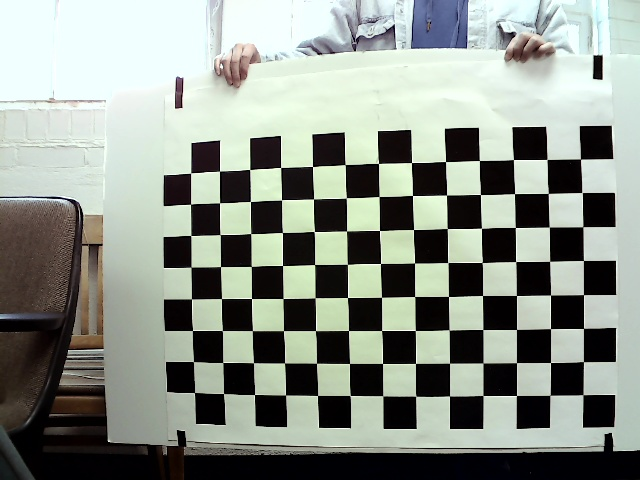
#> input picture saved_image/calib_00000.jpg, 640 x 480 px; its folder holds only this picture in this run
$ python Calibration.py
#> lines starting #> are read from the running program, lines starting #| are printed output that depends on the picture; after the words box and inside, x2 and y2 are one past the last pixel; in counts of white or black regions, pixels touching at a corner belong together
import cv2
import numpy as np
import glob
import os

# ==============================
# Parameters (CHANGE THESE)
# ==============================
CHECKERBOARD = (13, 8)          # inner corners (columns, rows)
SQUARE_SIZE = 0.066          # meters (or any unit, but be consistent)
IMAGE_DIR = "./saved_image/"

# ==============================
# Prepare object points
# ==============================
objp = np.zeros((CHECKERBOARD[0] * CHECKERBOARD[1], 3), np.float32)
objp[:, :2] = np.mgrid[0:CHECKERBOARD[0],
                       0:CHECKERBOARD[1]].T.reshape(-1, 2)
objp *= SQUARE_SIZE

objpoints = []  # 3D points
imgpoints = []  # 2D points
error_threshold = 0.3
# ==============================
# Load calibration images
# ==============================
images = os.listdir(IMAGE_DIR)
# images = ["/home/simmons/Downloads/test.png"]
for fname in images:
    fpath = os.path.join(IMAGE_DIR, fname)
    img = cv2.imread(fpath)
#> img is the input picture: shape (480, 640, 3); mean B, G, R 138, 146.7, 140
    gray = cv2.cvtColor(img, cv2.COLOR_BGR2GRAY)
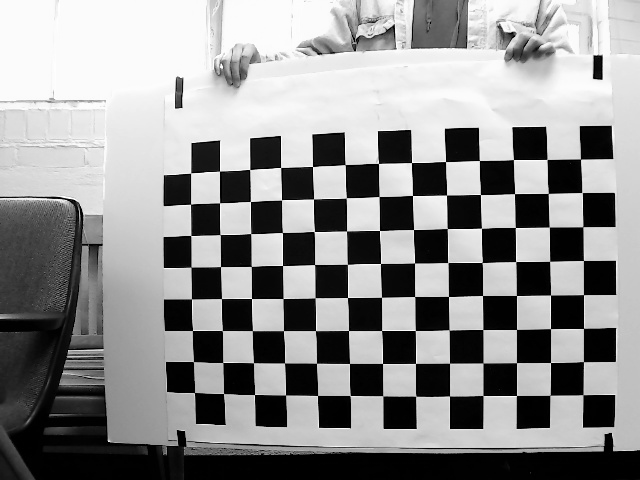
#> gray: shape (480, 640); min 0, max 255, mean 143.7

    ret, corners = cv2.findChessboardCorners(
        gray,
        CHECKERBOARD
    )
#> ret = True; corners = 104 rows, first 8: [582.8, 395.1], [549.9, 395.1], [516.5, 395.5], [483.1, 395.6], [449.5, 396.2], [416, 396.3], [382.8, 395.9], [350, 395.5]
    cv2.imshow("img", gray)
    cv2.waitKey(0)
    print(gray)
#> (printed output is left out)
    print(corners)
#> (printed output is left out)
    if ret:
        print(objp)
        objpoints.append(objp)
        print("detected corners")
        corners2 = cv2.cornerSubPix(
            gray,
            corners,
            (11, 11),
            (-1, -1),
            (cv2.TERM_CRITERIA_EPS + cv2.TERM_CRITERIA_MAX_ITER, 30, 0.001)
        )
#> corners2 = 104 rows, first 8: [583, 394.7], [550.1, 395.3], [516.4, 395.5], [483, 395.5], [449.5, 395.9], [415.6, 396.2], [382.8, 395.7], [350.3, 395.5]
        imgpoints.append(corners2)

        cv2.drawChessboardCorners(img, CHECKERBOARD, corners2, ret)
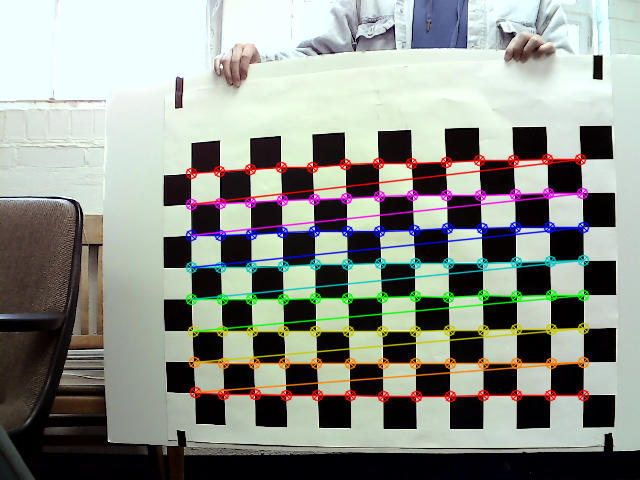
#> img: shape (480, 640, 3); 8.21% of pixels changed, all inside (x1, y1, x2, y2) = (185, 153, 590, 403)
        cv2.imshow("Detected Corners", img)
        cv2.waitKey(0)

cv2.destroyAllWindows()

# ==============================
# Camera calibration
# ==============================
ret, camera_matrix, dist_coeffs, rvecs, tvecs = cv2.calibrateCamera(
    objpoints,
    imgpoints,
    gray.shape[::-1],
    None,
    None
)
#> ret = 0.374; camera_matrix = [[735.7, 0, 332.5], [0, 736.9, 277.2], [0, 0, 1]]; dist_coeffs = [[-0.397, 1.12, 0.000994, 0.0137, -3.82]]; rvecs = ([0.234, -0.0355, 3.12],); tvecs = ([0.491, 0.231, 1.4],)

print("Reprojection error:", ret)
print("\nCamera matrix:\n", camera_matrix)
print("\nDistortion coefficients:\n", dist_coeffs)

# ==============================
# Save calibration
# ==============================
np.savez(
    "No1_camera.npz",
    camera_matrix=camera_matrix,
    dist_coeffs=dist_coeffs
)

$ run again, on saved_image/calib_00005.jpg
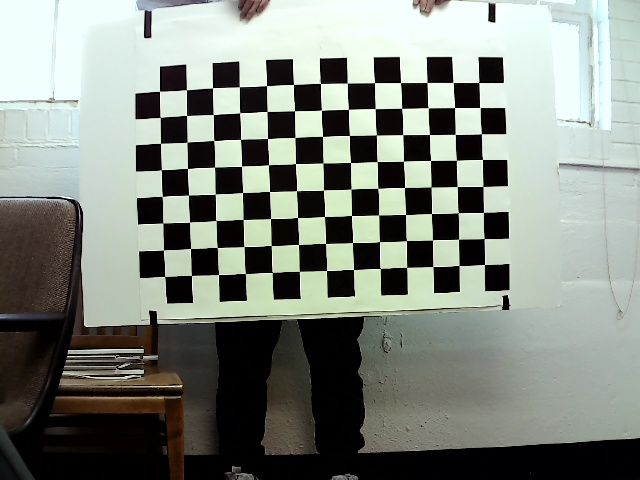
#> input picture saved_image/calib_00005.jpg, 640 x 480 px
#> img is the input picture: shape (480, 640, 3); mean B, G, R 127, 135.3, 128.9
#> `gray = cv2.cvtColor(img, cv2.COLOR_BGR2GRAY)`:
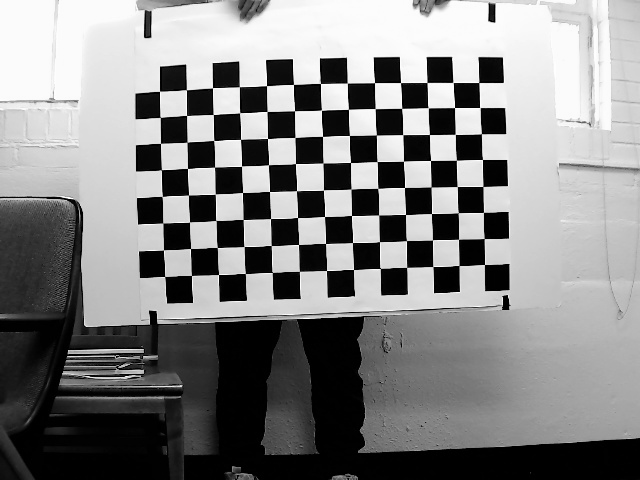
#> gray: shape (480, 640); min 0, max 254, mean 132.4
#> `ret, corners = cv2.findChessboardCorners( gray, CHECKERBOARD )`: ret = True; corners = 104 rows, first 8: [484.5, 264.5], [459, 265.6], [432.8, 266.6], [406.7, 267.4], [380.1, 268.4], [353.5, 269.6], [326.5, 270.5], [299.4, 271.3]
#> (printed output is left out)
#> (printed output is left out)
#> corners2 = 104 rows, first 8: [484.5, 264.5], [459, 265.5], [432.8, 266.5], [406.6, 267.4], [380.1, 268.5], [353.5, 269.6], [326.5, 270.5], [299.4, 271.4]
#> `cv2.drawChessboardCorners(img, CHECKERBOARD, corners2, ret)`:
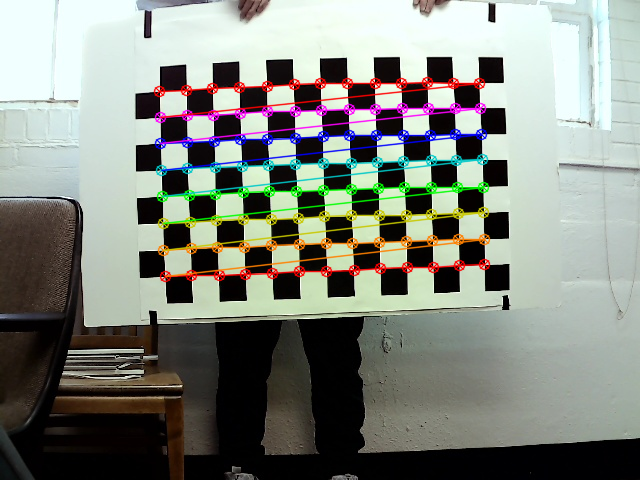
#> img: shape (480, 640, 3); 7.09% of pixels changed, all inside (x1, y1, x2, y2) = (153, 76, 491, 283)
#> `ret, camera_matrix, dist_coeffs, rvecs, tvecs = cv2.calibrateCamera( o..`: ret = 0.322; camera_matrix = [[1709.1, 0, 242], [0, 1721.5, 190.1], [0, 0, 1]]; dist_coeffs = [[-1.42, -30.29, 0.0889, 0.0692, 899.3]]; rvecs = ([-0.0837, -0.294, 3.09],); tvecs = ([0.6, 0.177, 4.23],)
